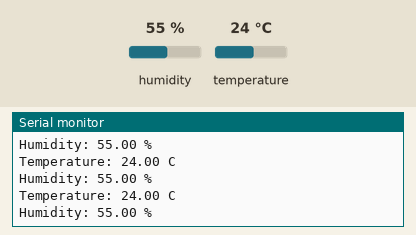
The sketch below on a simulated Arduino Uno, built with avr-gcc and run on an emulated ATmega328P. Shown: the last lines printed to the serial monitor. The inputs (shaded band) are chosen by the test bench; at power-on: humidity 55 %, temperature 24 °C.

Above: at 2.8 s.
2.9 s: humidity set to 22 %
At 5.5 s:
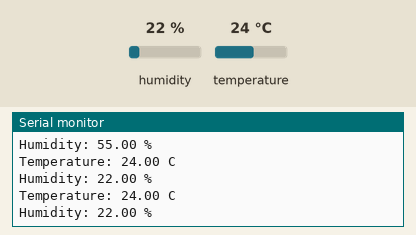
5.6 s: temperature set to 12 °C
At 6.9 s:
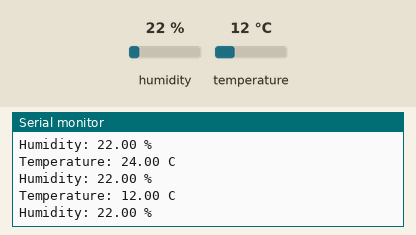
8.3 s: humidity set to 40 %
At 11.6 s:
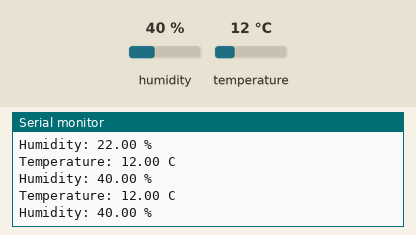
Timing chart, 0 to 13.1 s (numbered marks = the images above; inputs shaded):
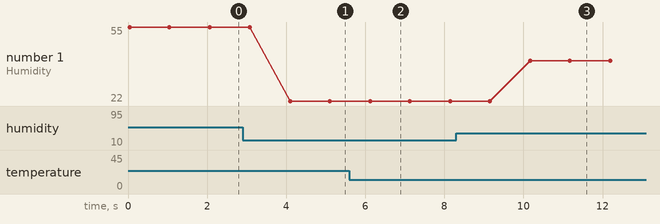

Measured:
- after the input at 2.9 s, the serial monitor: prints a new line after 1.2 s (image 1)
- after the input at 5.6 s, the serial monitor: prints a new line after 0.50 s (image 2)
- after the input at 8.3 s, the serial monitor: prints a new line after 1.9 s (image 3)
- plotted number 1: 55 → 22 after the input at 2.9 s, 22 → 40 after the input at 8.3 s

The sketch:

Task_1.1.7.ino
```cpp
#include <DHT.h>
const int DHT11_pin=4;

float Humidity,Temperature;
DHT my_DHT11(DHT11_pin,DHT11);

void setup() {
  Serial.begin(9600);
  my_DHT11.begin();
}

void loop() {

 Temperature = my_DHT11.readTemperature();
 Humidity = my_DHT11.readHumidity();

  if(isnan(Humidity) || isnan(Temperature))
  {
    Serial.println("Could not take reading");
  }
  else
  {
    Serial.print("Temperature: ");
    Serial.print(Temperature);
    Serial.println(" C");

    Serial.print("Humidity: ");
    Serial.print(Humidity);
    Serial.println(" %");
  }
 delay(1000);
}
```
